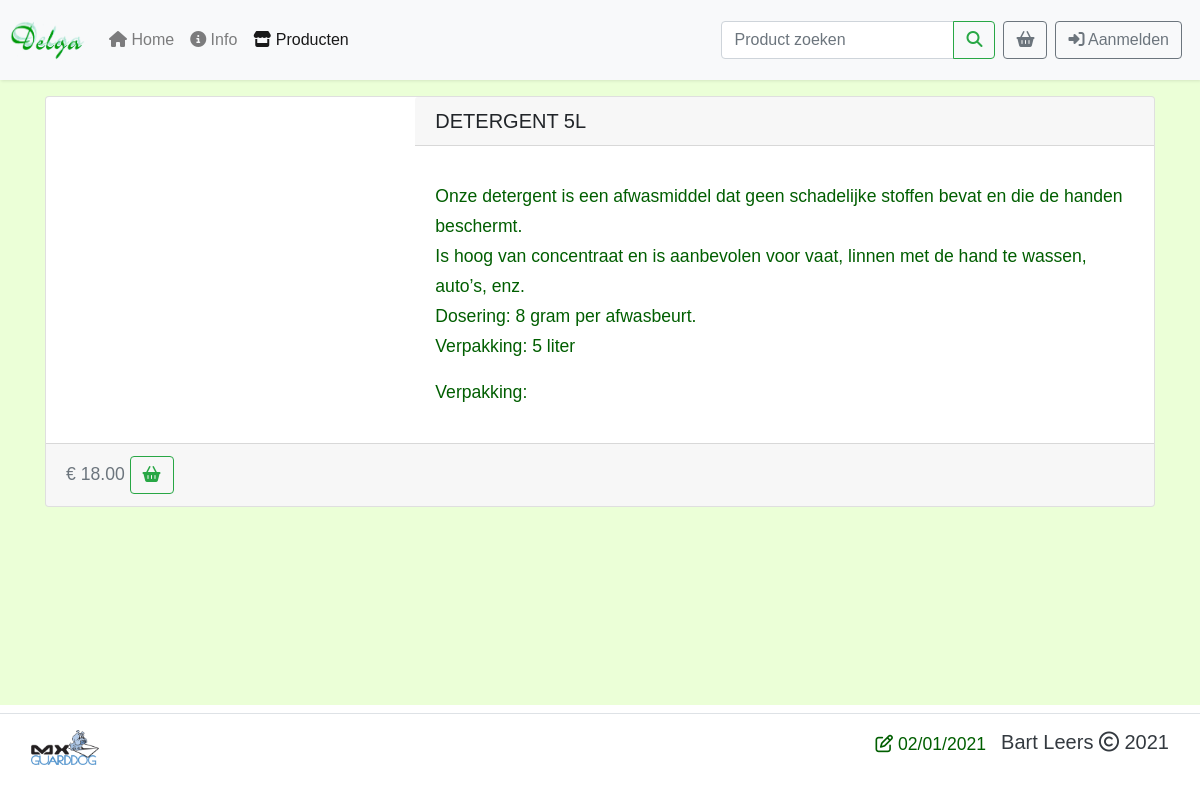
Page /product.php?&product_id=7 on the earlier database version.
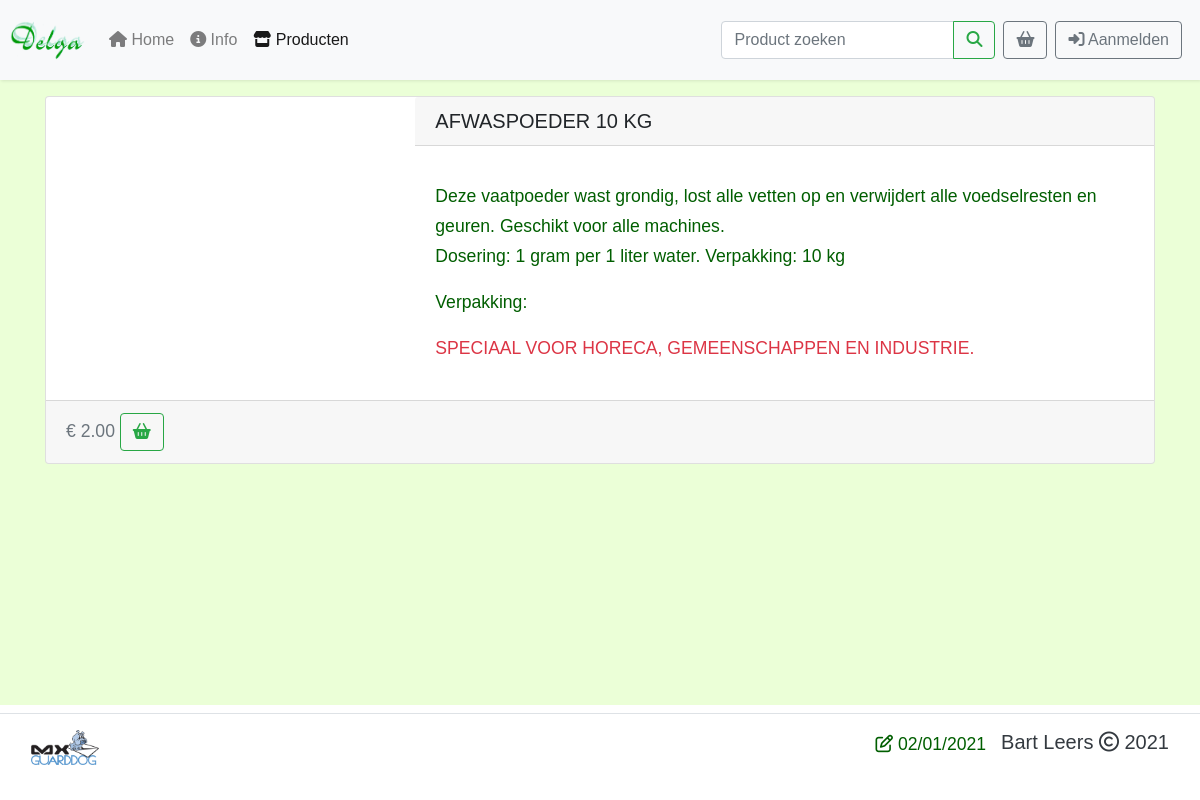
Same page on the later database version.
### tables this page shows
CREATE TABLE `producten` (
    `product_id` int(4) UNSIGNED NOT NULL,
    `categorie_id` int(2) UNSIGNED NOT NULL,
    `product_naam` varchar(60) NOT NULL,
    `product_foto` varchar(60),
    `product_info` varchar(300) NOT NULL,
    `omschrijving` varchar(600) NOT NULL,
    `verpakking` varchar(60) NOT NULL,
    `waarschuwing` varchar(400),
    `eenheidsprijs` decimal(7,2) NOT NULL,
    `btw` decimal(7,2) NOT NULL
);

### product.php (the view, shortened to what this page needs)
<?php
$menu = 5;
$error = '';
include 'main.php';
if (isset($_GET['product_id'])) {
    $stmt = $pdo->prepare('SELECT * FROM producten WHERE product_id = ?');
    $stmt->execute([$_GET['product_id']]);
    $product = $stmt->fetch(PDO::FETCH_ASSOC);
} else {
    $error = 'Product bestaat niet!';
}
?>
<!DOCTYPE html>
<html class="h-100" lang="en">
<head>
    <link href="css/bootstrap.css" rel="stylesheet" type="text/css">
    <link href="css/delga.css" rel="stylesheet">
</head>
<body class="d-flex flex-column h-100">
<header>
    <?php include('includes/header.php'); ?>
</header>
<main class="flex-shrink-0" role="main">
    <div class="container">
        <?php if ($error): ?>
            <p class="content-wrapper error"><?= $error ?></p>
        <?php else: ?>
            <div class="row" id="content-wrapper">
                <div class="col-md">
                        <div class="card md-12">
                            <div class="row no-gutters g-0">
                                <div class="col-md-4">
                                </div>
                                <div class="col-md-8">
                                    <h5 class="card-header text-uppercase"> <?= $product['product_naam'] ?></h5>
                                    <div class="card-body">
                                        <p class="card-text">
                                            <?= $product['omschrijving'] ?></p>
                                        <p class="card-text">Verpakking: <?= $product['verpakking'] ?></p>
                                        <p class="text-danger">  <?= $product['waarschuwing'] ?></p>
                                    </div>
                                </div>
                            </div>
                            <div class="card-footer">
                                <p class="card-text text-secondary"> <?= '€ ' ?><?= number_format($product['eenheidsprijs'], 2) ?>
                                    <a href="#" class="btn btn-outline-success"><i
                                                class="fas fa-shopping-basket"></i></a></p>
                            </div>
                        </div>
                </div>
            </div>
        <?php endif; ?>
        <div class="row"><br></div>
    </div>
</main>
<?php include('includes/footer.php'); ?>
</body>
</html>

### includes/header.php (shortened to what this page needs)
<nav class="navbar navbar-expand-lg navbar-light fixed-top bg-light">
    <a class="navbar-brand" href="index.php"><img alt="" height="40" src="images/delga_gif.gif" width="75"></a>
    <div class="collapse navbar-collapse" id="navbar">
        <ul class="navbar-nav mr-auto">
            <?php
            switch ($menu) {
                    ?>
                    <?php
                case 5:
                    ?>
                    <li class="nav-item">
                        <a class="nav-link" href="index.php"><i class="fas fa-home"></i> Home</a>
                    </li>
                    <li class="nav-item">
                        <a class="nav-link" href="info.php"><i class="fas fa-info-circle"></i> Info</a>
                    </li>
                    <li class="nav-item active">
                        <a class="nav-link" href="producten.php"><i class="fas fa-store"></i> Producten</a>
                    </li>
                    <?php
                    break;
                    ?>
                <?php endif;
            }
            ?>
        </ul>
        <?php
        if (isset($_SESSION['loggedin'])) {
            include('includes/header_logout.php');
        } else
            include('includes/header_login.php');
        ?>
    </div>
</nav>

### includes/header_login.php
<form class="form-inline mt-2 mt-md-0">
    <div class="input-group mr-sm-2">
        <input type="text" class="form-control" placeholder="Product zoeken" aria-label="Product zoeken" aria-describedby="button-addon">
        <div class="input-group-append">
            <button class="btn btn-outline-success" type="submit"><i class="fas fa-search"></i></button>
        </div>
    </div>
    <div class="btn-group mr-2">
        <button class="btn btn-outline-secondary my-2 my-sm-0" type="submit"><i class="fas fa-shopping-basket"></i></button>
    </div>
    <div class="btn-group mr-2">
        <a class="btn btn-sm-0 btn-outline-secondary" href="login.php"></span><i class="fas fa-sign-in-alt"></i> Aanmelden</a>
    </div>
</form>

### includes/footer.php (shortened to what this page needs)
<footer class="bg-white text-dark mt-auto py-2">
    <div class="modal-footer">
        <div class="container-fluid">
            <div class="row">
                <div class="col-auto mr-auto"><a href="http://www.mxguarddog.com/"><img src="images/mxguarddog.gif"
                                                                                        class="figure-img rounded"
                                                                                        alt="anti spam"
                                                                                        style="width:35%"></a></div>
                <p><i class="far fa-edit"></i> 02/01/2021</p>
                <div class="col-auto">
                    <address>
                        <h5>Bart Leers <i class="far fa-copyright"></i> 2021 </h5>
                    </address>
                </div>
            </div>
        </div>
    </div>
</footer>

### css/delga.css (style rules this page uses)
body { font-family: Verdana, Arial, Helvetica, sans-serif; background: #EBFFD7; padding-top: 6rem; }
p { font-family: 'Poppins', sans-serif; font-size: 1.1em; font-weight: 300; line-height: 1.7em; color: #005E00; }
a, a:hover, a:focus { color: inherit; text-decoration: none; transition: all 0.3s; }
.navbar { padding: 15px 10px; background: #fff; border: none; border-radius: 0; box-shadow: 1px 1px 3px rgba(0, 0, 0, 0.1); }

Differences in the rows shown:
changed producten: product_naam "DETERGENT 5L" → "AFWASPOEDER 10 KG"; omschrijving "Onze detergent is een afwasmiddel dat geen schadelijke stoffen bevat en die de handen beschermt. Is hoog van concentraat en is aanbevolen voor vaat, linnen met de hand te wassen, auto’s, enz. Dosering: 8 gram per afwasbeurt. Verpakking: 5 liter" → "Deze vaatpoeder wast grondig, lost alle vetten op en verwijdert alle voedselresten en geuren. Geschikt voor alle machines. Dosering: 1 gram per 1 liter water. Verpakking: 10 kg"; waarschuwing (not shown) → "SPECIAAL VOOR HORECA, GEMEENSCHAPPEN EN INDUSTRIE."; eenheidsprijs "18.00" → "2.00"
